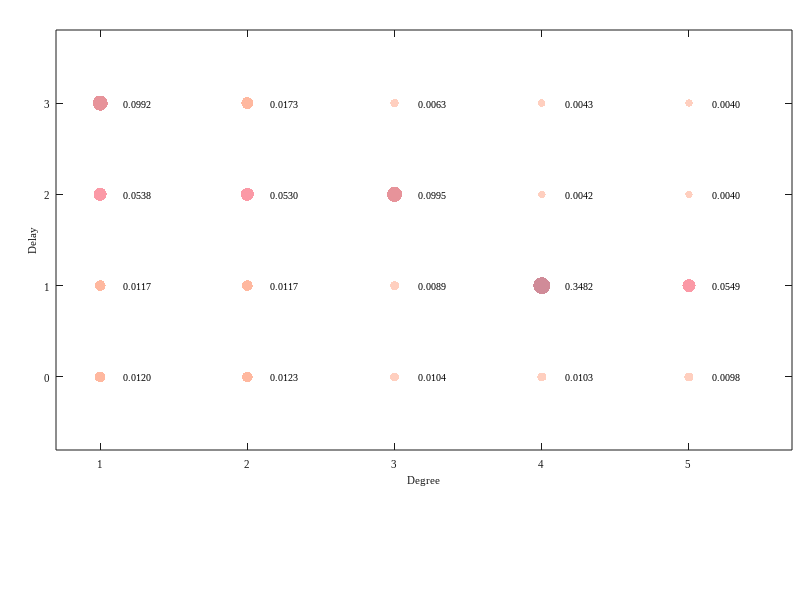

Here is the MATLAB script that generated this plot:
%-------------------------------------------------------------------------------------------%
%--- Supplementary results for the Koopman-based modeling errors of the damping pendulum ---%
%-------------------------------------------------------------------------------------------%
yy = [0, 0, 0, 0, 0, 1, 1, 1, 1, 1, 2, 2, 2, 2, 2, 3, 3, 3, 3, 3];
xx = [1, 2, 3, 4, 5, 1, 2, 3, 4, 5, 1, 2, 3, 4, 5, 1, 2, 3, 4, 5];
sz = [0.4, 0.4, 0.3, 0.3, 0.3, 0.4, 0.4, 0.3, 1, 0.6, 0.6, 0.6, 0.8, 0.2, 0.2, 0.8, 0.5, 0.25, 0.2, 0.2];
ssz = [0.0120, 0.0123, 0.0104, 0.0103, 0.0098, 0.0117, 0.0117, 0.0089, 0.3482, 0.0549,...
    0.0538, 0.0530, 0.0995,  0.0042, 0.0040, 0.0992, 0.0173, 0.0063, 0.0043, 0.0040];
szz = num2str(ssz', '%.4f\n');
sz =  150 * sz;

figureUnits = 'centimeters';
fig = figure;
set(gcf, 'unit', 'centimeters', 'position', [8, 6, 8, 3])
set(gca, 'Fontsize', 8, 'FontName', 'Times New Roman', 'position', [0.07, 0.25, 0.92, 0.7]);
hold on

map = [255 186 163
       255 154 118
       249 109 128
       220 100 110
       187  89 107]/255;
colormap(map);

scatter(xx, yy, sz, sz, 'filled', 'MarkerFaceAlpha', 0.7)
hXLabel = xlabel('Degree');
hYLabel = ylabel('Delay');
text(xx + 0.16, yy, cellstr(szz), 'FontSize', 7, 'FontName', 'Times New Roman');

set(gca, 'Box', 'on', ...                                       
         'XGrid', 'off', 'YGrid', 'off', ...                   
         'TickDir', 'in', 'TickLength', [.01 .01], ...           
         'XMinorTick', 'off', 'YMinorTick', 'off', ...           
         'XColor', [.1 .1 .1],  'YColor', [.1 .1 .1],...         
         'XTick', 1 : 1 : 5,...                                     
         'XLim', [0.7 5.7],...
         'YTick', 0 : 1 : 3,...
         'YLim', [-0.8 3.8])

set(gca, 'FontName', 'Times New Roman')
set([hXLabel, hYLabel], 'FontName', 'Times New Roman')
set(gca, 'FontSize', 8, 'FontName', 'Times New Roman')
set([hXLabel, hYLabel], 'FontSize', 8, 'FontName', 'Times New Roman')
set(gcf,'Color',[1 1 1])
